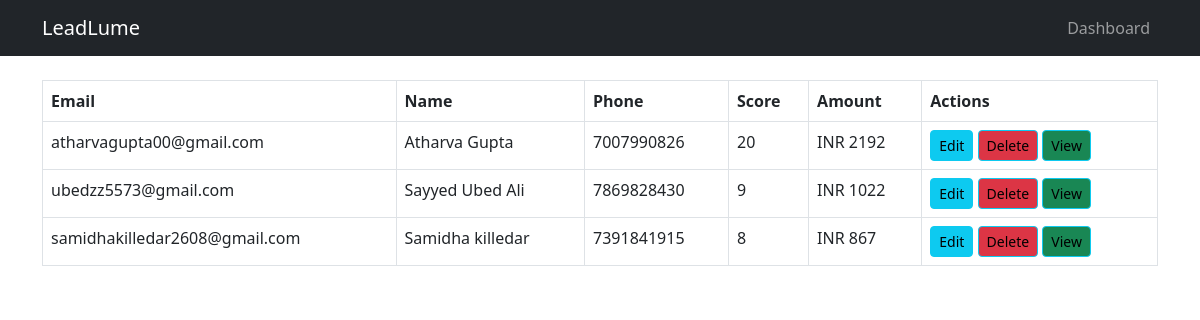
The app's page /leads/report/ with its own data.
### leads/models.py (models this page shows, shortened)
class Lead(models.Model):
    name = models.CharField(max_length=255, default="Unknown")  # Default name
    email = models.EmailField(unique=True)
    phone = models.CharField(max_length=15, blank=True, null=True, default="")
    message = models.TextField(blank=True, null=True, default="")
    lead_score = models.IntegerField(default=0)  # New field for lead score
    lead_amount = models.IntegerField(default=0)

### leads/views.py (the view)
# urls.py: path('report/', lead_report, name='lead_report'),
def lead_report(request):
    send_due_reminders()
    from django.db.models import Count, Sum
    from .models import Lead, Purchase
    leads = Lead.objects.annotate(
        total_purchases=Count('purchases'),
        total_spent=Sum('purchases__amount')
    ).order_by('-lead_score')
    return render(request, 'leads/lead_report.html', {'leads': leads})

### leads/utils.py (called while the page is built)
def send_due_reminders():
    reminders = Reminder.objects.filter(date__date=now().date(), status="Not Sent")
    for reminder in reminders:
        if reminder.lead.email:  # Ensure the lead has an email
            send_mail(
                subject="Reminder Notification",
                message=f"Hello {reminder.lead.name},\n\n{reminder.message}\n\nThank you!",
                from_email="your_email@gmail.com",  # Replace with your email
                recipient_list=[reminder.lead.email],
                fail_silently=False,
            )
        reminder.status = "Sent"
        reminder.save()
    return f"Processed {reminders.count()} reminders."

### leads/templates/leads/lead_report.html (shortened to what this page needs)
{% extends "base.html" %}
{% block content %}
   <table class="table table-bordered">
        <thead>
            <tr>
                <th>Email</th>
                <th>Name</th>
                <th>Phone</th>
                <th>Score</th>
                <th>Amount</th>
                <th>Actions</th>
            </tr>
        </thead>
        <tbody>
            {% for lead in leads %}
                <tr>
                    <td>{{ lead.email }}</td>
                    <td>{{ lead.name }}</td>
                    <td>{{lead.phone}}</td>
                    <td>{{ lead.lead_score }}</td>
                    <td>INR {{ lead.lead_amount }}</td>
                    <td>
                        <a href="{% url 'update_lead' lead.pk %}" class="btn btn-info btn-sm">Edit</a>
                <a href="{% url 'delete_lead' lead.pk %}" class="btn btn-info btn-sm bg-danger">Delete</a>
                <a href="{% url 'lead_detail' lead.id %}" class="btn btn-info btn-sm bg-success">View</a>
                    </td>
                </tr>
            {% empty %}
                <tr><td colspan="5" class="text-center">No leads found.</td></tr>
            {% endfor %}
        </tbody>
    </table>
{% endblock %}

### records on screen
Lead: email "atharvagupta00@gmail.com", name "Atharva Gupta", phone "7007990826", lead_score "20", lead_amount "2192"
Lead: email "ubedzz5573@gmail.com", name "Sayyed Ubed Ali", phone "7869828430", lead_score "9", lead_amount "1022"
Lead: email "samidhakilledar2608@gmail.com", name "Samidha killedar", phone "7391841915", lead_score "8", lead_amount "867"
